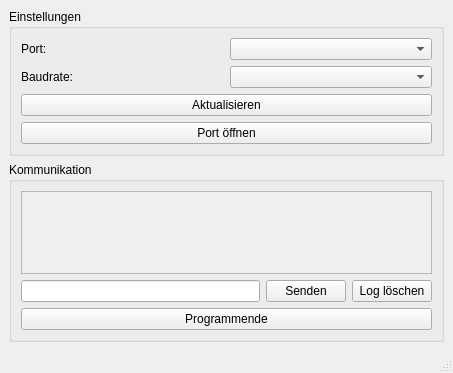
<?xml version="1.0" encoding="UTF-8"?>
<ui version="4.0">
 <class>MainWindow</class>
 <widget class="QMainWindow" name="MainWindow">
  <property name="geometry">
   <rect>
    <x>0</x>
    <y>0</y>
    <width>453</width>
    <height>373</height>
   </rect>
  </property>
  <property name="windowTitle">
   <string>MainWindow</string>
  </property>
  <widget class="QWidget" name="centralwidget">
   <layout class="QGridLayout" name="gridLayout_3">
    <item row="0" column="0">
     <widget class="QGroupBox" name="groupBox">
      <property name="title">
       <string>Einstellungen</string>
      </property>
      <layout class="QGridLayout" name="gridLayout">
       <item row="0" column="0">
        <layout class="QHBoxLayout" name="horizontalLayout">
         <item>
          <layout class="QVBoxLayout" name="verticalLayout_2">
           <item>
            <widget class="QLabel" name="label">
             <property name="text">
              <string>Port:</string>
             </property>
            </widget>
           </item>
           <item>
            <widget class="QLabel" name="label_2">
             <property name="text">
              <string>Baudrate:</string>
             </property>
            </widget>
           </item>
          </layout>
         </item>
         <item>
          <layout class="QVBoxLayout" name="verticalLayout">
           <item>
            <widget class="QComboBox" name="cb_port"/>
           </item>
           <item>
            <widget class="QComboBox" name="cb_baud"/>
           </item>
          </layout>
         </item>
        </layout>
       </item>
       <item row="1" column="0">
        <widget class="QPushButton" name="btn_refresh">
         <property name="text">
          <string>Aktualisieren</string>
         </property>
        </widget>
       </item>
       <item row="2" column="0">
        <widget class="QPushButton" name="btn_openPort">
         <property name="text">
          <string>Port öffnen</string>
         </property>
        </widget>
       </item>
      </layout>
     </widget>
    </item>
    <item row="1" column="0">
     <widget class="QGroupBox" name="groupBox_2">
      <property name="title">
       <string>Kommunikation</string>
      </property>
      <layout class="QGridLayout" name="gridLayout_2">
       <item row="1" column="0">
        <widget class="QLineEdit" name="ln_text"/>
       </item>
       <item row="2" column="0" colspan="3">
        <widget class="QPushButton" name="pushButton_5">
         <property name="text">
          <string>Programmende</string>
         </property>
        </widget>
       </item>
       <item row="1" column="1">
        <widget class="QPushButton" name="btn_send">
         <property name="text">
          <string>Senden</string>
         </property>
        </widget>
       </item>
       <item row="1" column="2">
        <widget class="QPushButton" name="btn_clearLog">
         <property name="text">
          <string>Log löschen</string>
         </property>
        </widget>
       </item>
       <item row="0" column="0" colspan="3">
        <widget class="QPlainTextEdit" name="plainTextEdit">
         <property name="enabled">
          <bool>false</bool>
         </property>
        </widget>
       </item>
      </layout>
     </widget>
    </item>
   </layout>
  </widget>
  <widget class="QMenuBar" name="menubar">
   <property name="geometry">
    <rect>
     <x>0</x>
     <y>0</y>
     <width>453</width>
     <height>20</height>
    </rect>
   </property>
  </widget>
  <widget class="QStatusBar" name="statusbar"/>
 </widget>
 <resources/>
 <connections>
  <connection>
   <sender>pushButton_5</sender>
   <signal>clicked()</signal>
   <receiver>MainWindow</receiver>
   <slot>close()</slot>
   <hints>
    <hint type="sourcelabel">
     <x>195</x>
     <y>320</y>
    </hint>
    <hint type="destinationlabel">
     <x>205</x>
     <y>346</y>
    </hint>
   </hints>
  </connection>
 </connections>
</ui>
